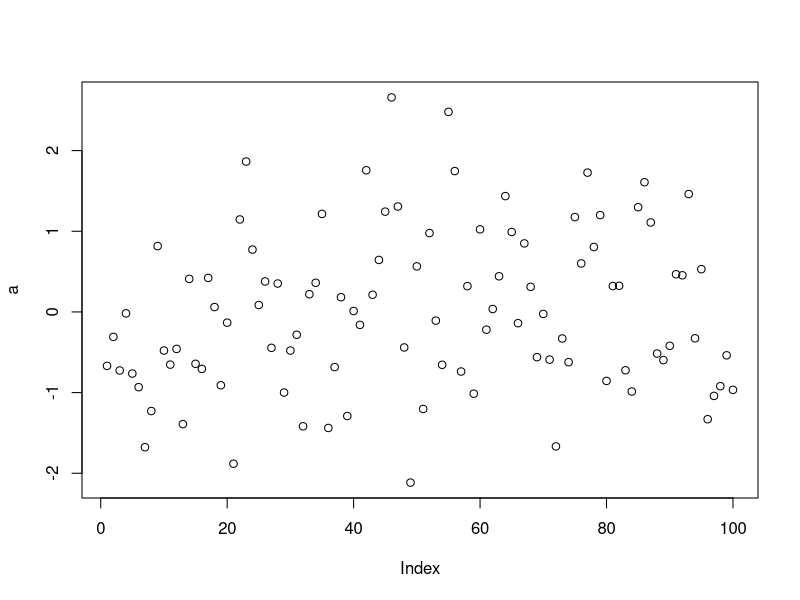
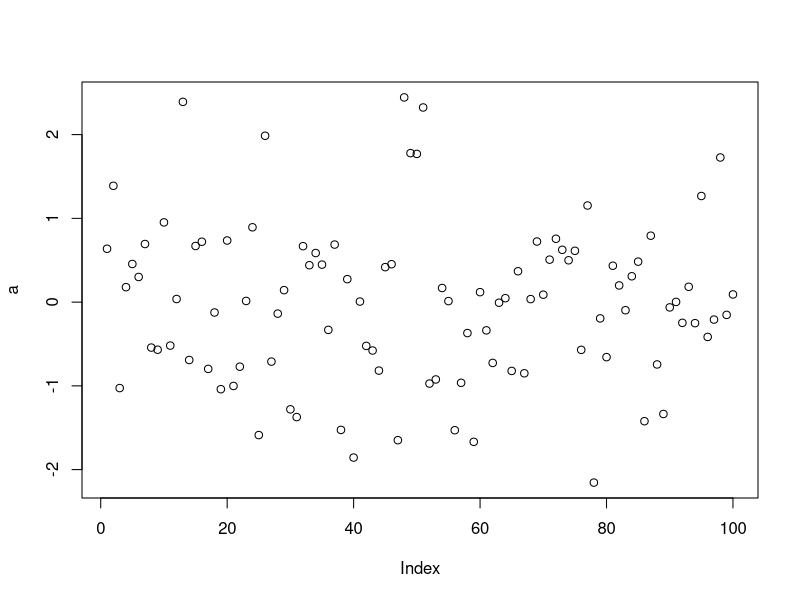

Here is the R script that generated these plots, in order:
## ---- chunk 1
knitr::opts_chunk$set(echo = TRUE, eval = TRUE)
# You can set up default seting using r setup
# Here by default we used `echo = TRUE` to tell all chunks to print out the source code
# We also used eval = TRUE so that all the code is evaluated and the results displayed
# Both of these options can be overriden in a particular chunk, though
## ---- chunk 2
# You can show the code and the output and shut off warnings
a <- rnorm(100)
plot(a) 
## ---- chunk 3
a <- rnorm(100)
plot(a) 
